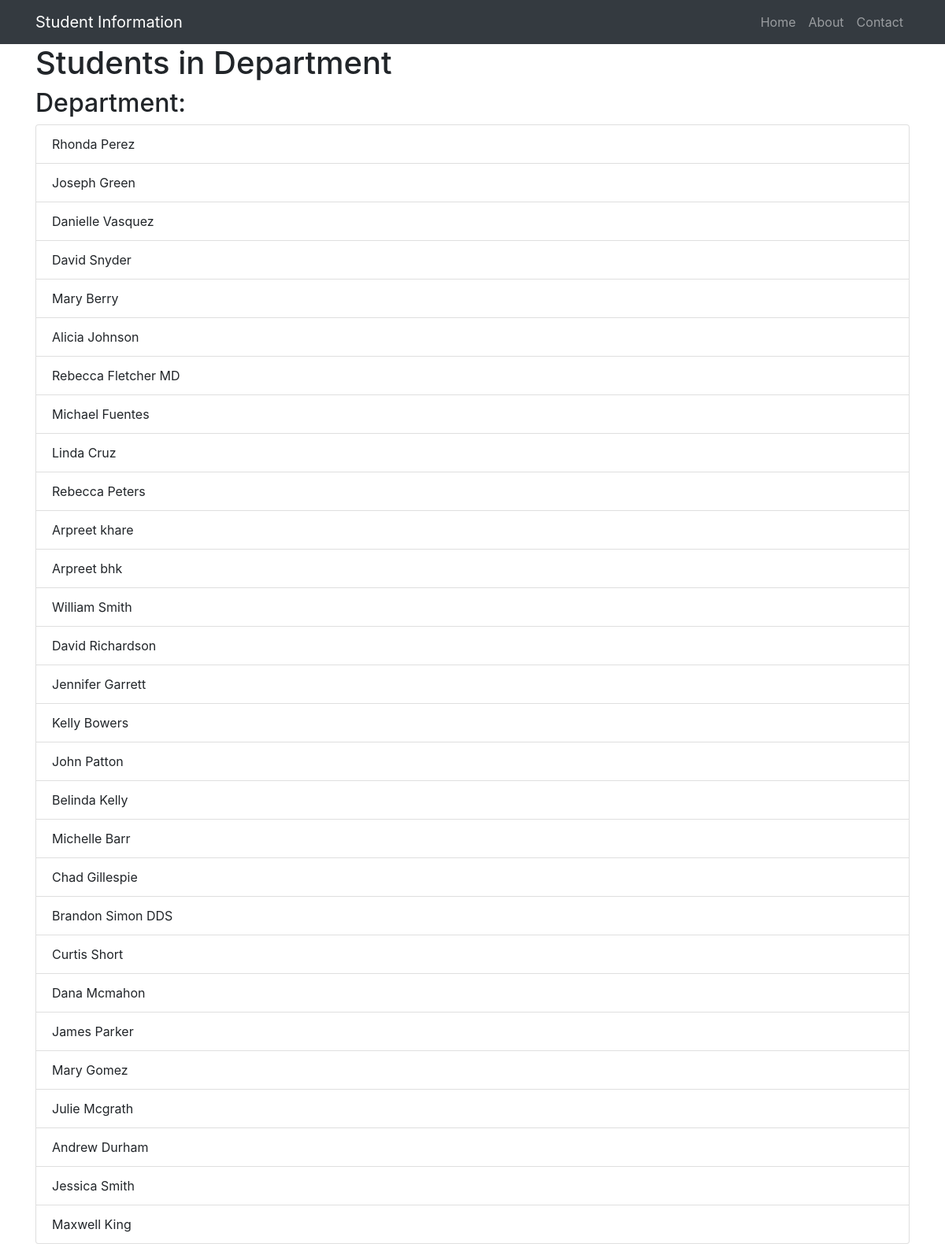
Screenshot of /dept_stu?department=civil with the database file from the repository.
### myA/models.py (models this page shows, shortened)
class student(models.Model):
    name=models.CharField(max_length=50)
    address=models.TextField()
    student_id=models.OneToOneField(studentId,  on_delete=models.CASCADE,max_length=50)
    age=models.IntegerField(default=0)
    department=models.ForeignKey(Department,on_delete=models.CASCADE,default=None) #foreign key to Department model
    email=models.EmailField(unique=True)
    password=models.CharField(max_length=20,default=False)
    is_deleted=models.BooleanField(default=False)
    objects=studentmanager()
    admin_objects=models.Manager()
    class meta:
        ordering=['name']
        verbose_name='student'

### myA/views.py (the view)
# urls.py: path('dept_stu',show_dep_stu,name= 'show_dep_stu'),
def show_dep_stu(request):
    if 'department' in request.GET:
        department_name = request.GET['department']  # Get the selected department name from GET parameters
        students = student.objects.filter(department__department=department_name)
        return render(request, 'show_dep_stu.html', {'students': students})
    else:
        return HttpResponse("Department not selected")

### myA/models.py (called while the page is built)
    def get_queryset(self):
        return super().get_queryset().filter(is_deleted=False)

### myA/templates/show_dep_stu.html (shortened to what this page needs)
<!DOCTYPE html>
<html lang="en">
<head>
    <link href="https://stackpath.bootstrapcdn.com/bootstrap/4.5.2/css/bootstrap.min.css" rel="stylesheet">
</head>
<body>
    <nav class="navbar navbar-expand-lg navbar-dark bg-dark">
        <div class="container">
            <a class="navbar-brand" href="#">Student Information</a>
            <div class="collapse navbar-collapse" id="navbarNav">
                <ul class="navbar-nav ml-auto">
                    <li class="nav-item">
                        <a class="nav-link" href="#">Home</a>
                    </li>
                    <li class="nav-item">
                        <a class="nav-link" href="#">About</a>
                    </li>
                    <li class="nav-item">
                        <a class="nav-link" href="#">Contact</a>
                    </li>
                </ul>
            </div>
        </div>
    </nav>
    <div class="container">
        <h1>Students in Department</h1>
        <h2>Department: {{ department_name }}</h2>
        <ul class="list-group">
            {% for student in students %}
            <li class="list-group-item">{{ student.name }}</li>
            {% empty %}
            <li class="list-group-item">No students found in this department.</li>
            {% endfor %}
        </ul>
    </div>
</body>
</html>

### rows the page displays
student: name "Rhonda Perez"
student: name "Joseph Green"
student: name "Danielle Vasquez"
student: name "David Snyder"
student: name "Mary Berry"
student: name "Alicia Johnson"
student: name "Rebecca Fletcher MD"
student: name "Michael Fuentes"
student: name "Linda Cruz"
student: name "Rebecca Peters"
student: name "Arpreet khare"
student: name "Arpreet bhk"
student: name "William Smith"
student: name "David Richardson"
student: name "Jennifer Garrett"
student: name "Kelly Bowers"
student: name "John Patton"
student: name "Belinda Kelly"
student: name "Michelle Barr"
student: name "Chad Gillespie"
student: name "Brandon Simon DDS"
student: name "Curtis Short"
student: name "Dana Mcmahon"
student: name "James Parker"
student: name "Mary Gomez"
student: name "Julie Mcgrath"
student: name "Andrew Durham"
student: name "Jessica Smith"
student: name "Maxwell King"
